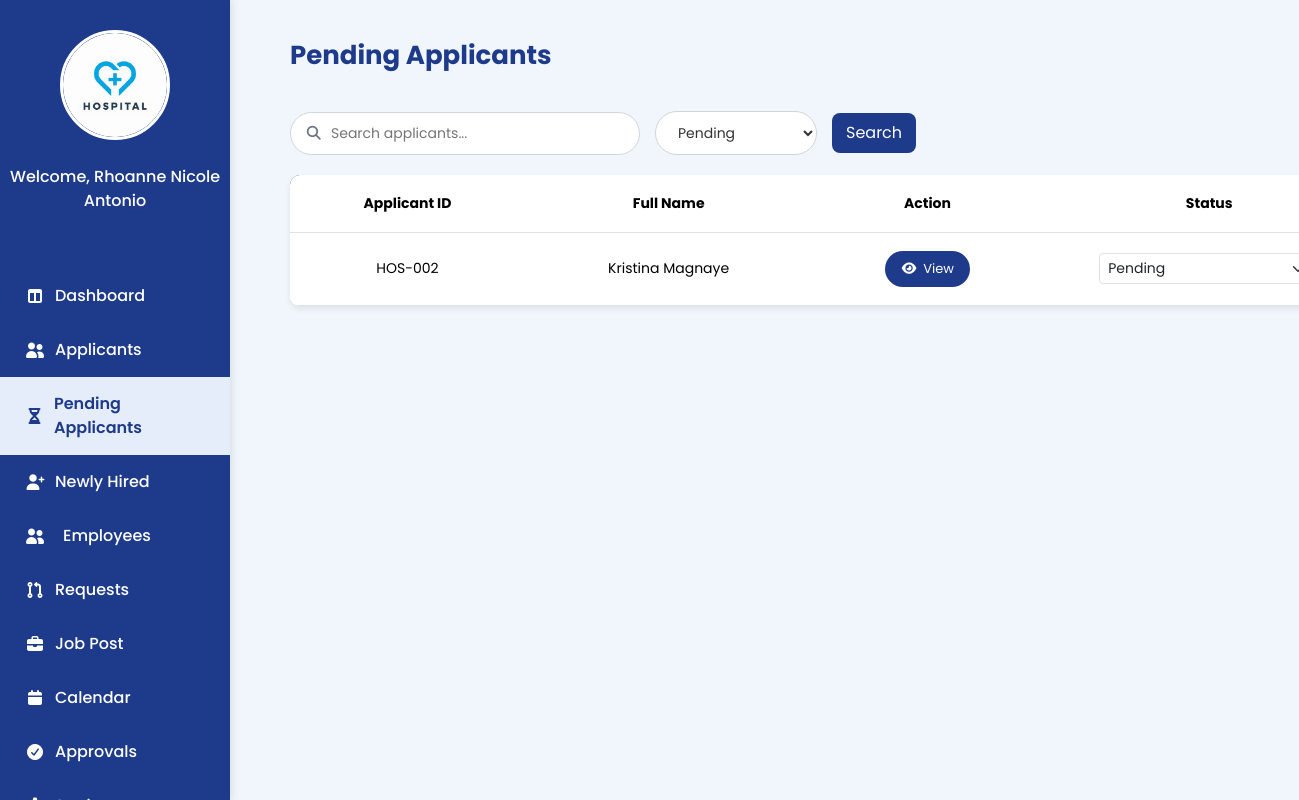
Before: /Manager_PendingApplicants.php with the older database file.
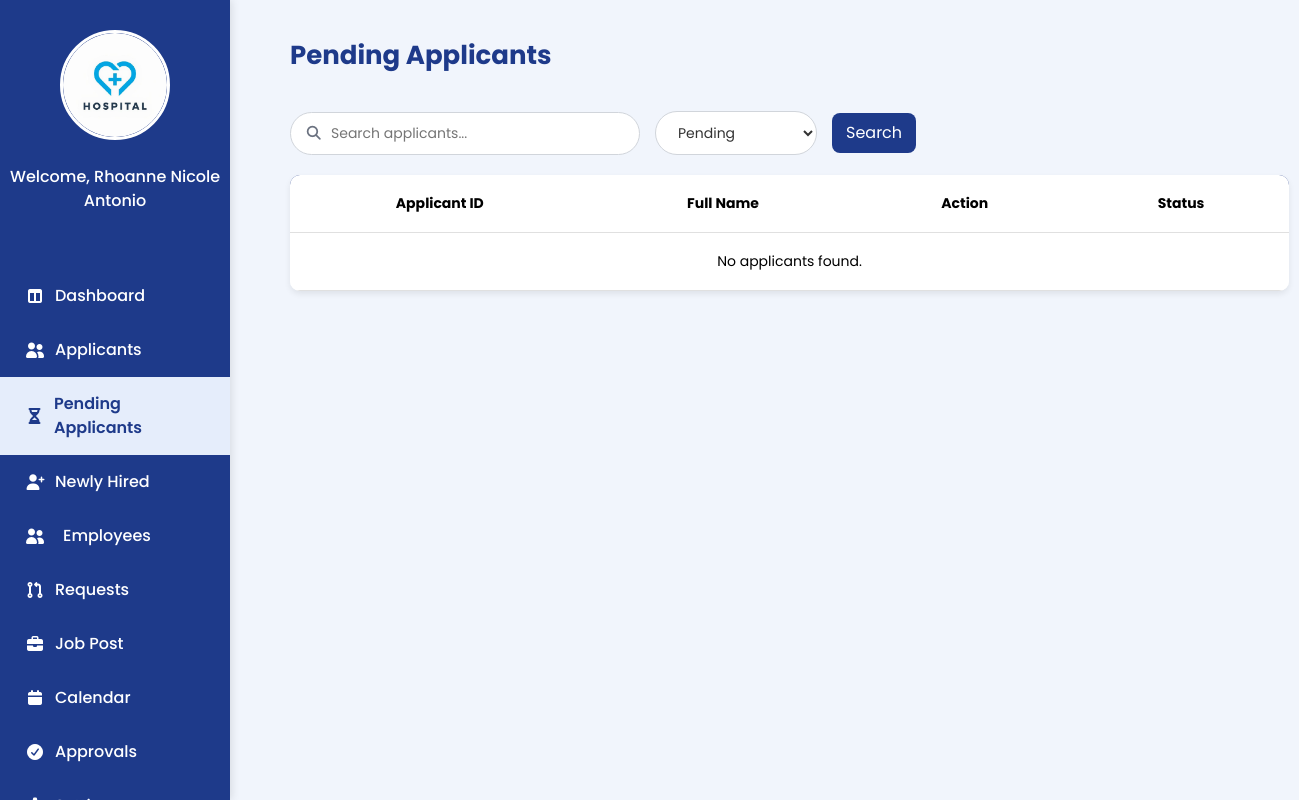
After: the same page with the newer database file.
### tables this page shows
CREATE TABLE `applicant` (
  `applicantID` varchar(100) NOT NULL,
  `fullName` varchar(150) NOT NULL,
  `position_applied` varchar(100) NOT NULL,
  `department` varchar(150) NOT NULL,
  `type_name` varchar(50) DEFAULT NULL,
  `date_applied` date NOT NULL,
  `contact_number` varchar(20) NOT NULL,
  `email_address` varchar(100) NOT NULL,
  `home_address` varchar(255) NOT NULL,
  `previous_job` varchar(100) DEFAULT NULL,
  `company_name` varchar(150) NOT NULL,
  `date_started` date NOT NULL,
  `years_experience` int(11) DEFAULT NULL,
  `in_role` varchar(5) NOT NULL,
  `university` varchar(150) NOT NULL,
  `course` varchar(100) NOT NULL,
  `year_graduated` year(4) NOT NULL,
  `skills` text NOT NULL,
  `summary` text NOT NULL,
  `status` varchar(20) NOT NULL,
  `hired_at` date DEFAULT NULL,
  `profile_pic` varchar(255) DEFAULT NULL
);

### Manager_PendingApplicants.php (the view, shortened to what the changed rows need)
<?php
require 'admin/db.connect.php';
$statusFilter = $_GET['status'] ?? 'Pending';
$pendingApplicants = [];
$sql = "
SELECT
    a.applicantID,
    a.fullName,
    a.email_address,
    app.status AS application_status,
    app.applied_at,
    a.date_applied
FROM applicant a
INNER JOIN applications app
    ON a.applicantID = app.applicantID
";
$clauses = [];
$params = [];
$types = '';
if ($statusFilter && strtolower($statusFilter) !== 'all') {
  $clauses[] = "COALESCE(app.status, a.status) = ?";
  $types .= 's';
  $params[] = $statusFilter;
}
if (!empty($clauses)) $sql .= ' WHERE ' . implode(' AND ', $clauses);
$sql .= ' ORDER BY COALESCE(app.applied_at, a.date_applied) DESC';
if ($stmt = $conn->prepare($sql)) {
  if (!empty($params)) {
    $refs = [];
    $refs[] = &$types;
    for ($i = 0; $i < count($params); $i++) {
      $refs[] = &$params[$i];
    }
    call_user_func_array([$stmt, 'bind_param'], $refs);
  }
  $stmt->execute();
  $res = $stmt->get_result();
  while ($r = $res->fetch_assoc()) $pendingApplicants[] = $r;
}
?>
<!DOCTYPE html>
<html lang="en">
<head>
  <link href="https://cdn.jsdelivr.net/npm/bootstrap@5.3.3/dist/css/bootstrap.min.css" rel="stylesheet">
  <link rel="stylesheet" href="manager-sidebar.css">
  <link rel="stylesheet" href="https://cdnjs.cloudflare.com/ajax/libs/font-awesome/7.0.1/css/all.min.css"
 />
</head>
<body>
  <div class="main-content">
    <div class="main-content-header"><h1>Pending Applicants</h1></div>
    <table class="table table-custom" id="applicantTable">
      <thead>
        <tr>
          <th>Applicant ID</th>
          <th>Full Name</th>
          <th>Action</th>
          <th>Status</th>
        </tr>
      </thead>
      <tbody>
        <?php if (empty($pendingApplicants)): ?>
          <tr><td colspan="4">No applicants found.</td></tr>
        <?php else: foreach ($pendingApplicants as $p): ?>
          <tr id="row-<?php echo htmlspecialchars($p['applicantID']); ?>">
            <td><?php echo htmlspecialchars($p['applicantID']); ?></td>
            <td><?php echo htmlspecialchars($p['fullName']); ?></td>
            <td>
              <button class="view-btn" data-appid="<?php echo htmlspecialchars($p['applicantID']); ?>"> <i class="fa-solid fa-eye"></i> View</button>
            </td>
            <td>
             <?php
              $current = $p['application_status'] ?? '';
              $opts = ['Pending','Initial Interview','Assessment','Final Interview','Requirements','Hired','Rejected'];
             ?>
              <select class="status-select form-select form-select-sm"
                      data-appid="<?php echo htmlspecialchars($p['applicantID']); ?>"
                      data-email="<?php echo htmlspecialchars($p['email_address']); ?>"
                      data-fullname="<?php echo htmlspecialchars($p['fullName']); ?>"
                      style="max-width:220px; display:inline-block;">
                <?php foreach ($opts as $opt): ?>
                  <option value="<?php echo htmlspecialchars($opt); ?>" <?php echo ($current === $opt) ? 'selected':''; ?>><?php echo htmlspecialchars($opt); ?></option>
                <?php endforeach; ?>
              </select>
            </td>
          </tr>
        <?php endforeach; endif; ?>
      </tbody>
    </table>
  </div>
</body>
</html>

Changed rows visible on the page:
no longer on this page (row edited): applicant: applicantID "HOS-002", fullName "Kristina Magnaye", applicantID+email_address+fullName "Pending"
Other visible differences:
text now shown: "No applicants found."
